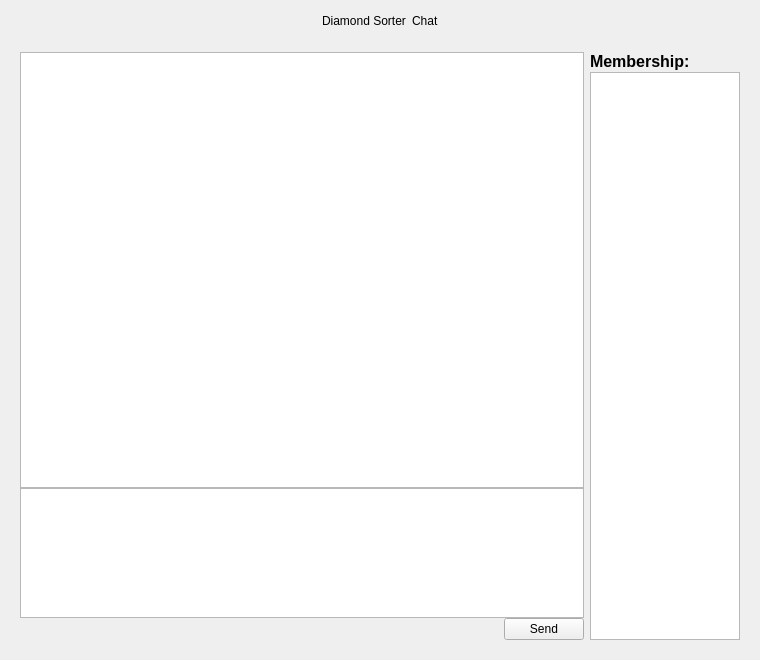
<?xml version="1.0" encoding="UTF-8"?>
<ui version="4.0">
 <class>GroupChatWindow</class>
 <widget class="QWidget" name="GroupChatWindow">
  <property name="geometry">
   <rect>
    <x>0</x>
    <y>0</y>
    <width>760</width>
    <height>660</height>
   </rect>
  </property>
  <property name="windowTitle">
   <string>Form</string>
  </property>
  <layout class="QVBoxLayout" name="verticalLayout_3">
   <item>
    <layout class="QHBoxLayout" name="horizontalLayout">
     <property name="sizeConstraint">
      <enum>QLayout::SetMaximumSize</enum>
     </property>
     <item>
      <spacer name="horizontalSpacer_4">
       <property name="orientation">
        <enum>Qt::Horizontal</enum>
       </property>
       <property name="sizeHint" stdset="0">
        <size>
         <width>40</width>
         <height>20</height>
        </size>
       </property>
      </spacer>
     </item>
     <item>
      <widget class="TitleLabel" name="lb_groupName">
       <property name="sizePolicy">
        <sizepolicy hsizetype="Preferred" vsizetype="Maximum">
         <horstretch>0</horstretch>
         <verstretch>0</verstretch>
        </sizepolicy>
       </property>
       <property name="maximumSize">
        <size>
         <width>16777215</width>
         <height>37</height>
        </size>
       </property>
       <property name="text">
        <string>Diamond Sorter</string>
       </property>
      </widget>
     </item>
     <item>
      <widget class="SubtitleLabel" name="lb_gourpID">
       <property name="sizePolicy">
        <sizepolicy hsizetype="Preferred" vsizetype="Maximum">
         <horstretch>0</horstretch>
         <verstretch>0</verstretch>
        </sizepolicy>
       </property>
       <property name="maximumSize">
        <size>
         <width>16777215</width>
         <height>37</height>
        </size>
       </property>
       <property name="text">
        <string>Chat</string>
       </property>
      </widget>
     </item>
     <item>
      <spacer name="horizontalSpacer_5">
       <property name="orientation">
        <enum>Qt::Horizontal</enum>
       </property>
       <property name="sizeHint" stdset="0">
        <size>
         <width>40</width>
         <height>20</height>
        </size>
       </property>
      </spacer>
     </item>
    </layout>
   </item>
   <item>
    <widget class="SegmentedToggleToolWidget" name="toolButtons" native="true">
     <property name="maximumSize">
      <size>
       <width>16777215</width>
       <height>32</height>
      </size>
     </property>
    </widget>
   </item>
   <item>
    <widget class="QStackedWidget" name="stackedWidget">
     <widget class="QWidget" name="page_chat">
      <layout class="QHBoxLayout" name="horizontalLayout_3">
       <item>
        <layout class="QVBoxLayout" name="verticalLayout">
         <property name="spacing">
          <number>0</number>
         </property>
         <item>
          <widget class="ListWidget" name="lw_message"/>
         </item>
         <item>
          <widget class="TextEdit" name="te_inputText">
           <property name="maximumSize">
            <size>
             <width>16777215</width>
             <height>130</height>
            </size>
           </property>
          </widget>
         </item>
         <item>
          <widget class="QWidget" name="widget" native="true">
           <layout class="QHBoxLayout" name="horizontalLayout_2">
            <property name="spacing">
             <number>0</number>
            </property>
            <property name="leftMargin">
             <number>0</number>
            </property>
            <property name="topMargin">
             <number>0</number>
            </property>
            <property name="rightMargin">
             <number>0</number>
            </property>
            <property name="bottomMargin">
             <number>0</number>
            </property>
            <item>
             <spacer name="horizontalSpacer">
              <property name="orientation">
               <enum>Qt::Horizontal</enum>
              </property>
              <property name="sizeHint" stdset="0">
               <size>
                <width>0</width>
                <height>0</height>
               </size>
              </property>
             </spacer>
            </item>
            <item>
             <widget class="PrimaryPushButton" name="SendButton">
              <property name="maximumSize">
               <size>
                <width>80</width>
                <height>16777215</height>
               </size>
              </property>
              <property name="text">
               <string>Send</string>
              </property>
             </widget>
            </item>
           </layout>
          </widget>
         </item>
        </layout>
       </item>
       <item>
        <layout class="QVBoxLayout" name="verticalLayout_2">
         <property name="spacing">
          <number>1</number>
         </property>
         <item>
          <widget class="StrongBodyLabel" name="lb_member">
           <property name="sizePolicy">
            <sizepolicy hsizetype="Maximum" vsizetype="Preferred">
             <horstretch>0</horstretch>
             <verstretch>0</verstretch>
            </sizepolicy>
           </property>
           <property name="maximumSize">
            <size>
             <width>149</width>
             <height>16777215</height>
            </size>
           </property>
           <property name="font">
            <font>
             <family>Segoe UI</family>
             <pointsize>12</pointsize>
             <bold>true</bold>
            </font>
           </property>
           <property name="text">
            <string>Membership:</string>
           </property>
          </widget>
         </item>
         <item>
          <widget class="ListWidget" name="lw_members">
           <property name="sizePolicy">
            <sizepolicy hsizetype="Maximum" vsizetype="Expanding">
             <horstretch>0</horstretch>
             <verstretch>0</verstretch>
            </sizepolicy>
           </property>
           <property name="maximumSize">
            <size>
             <width>150</width>
             <height>16777215</height>
            </size>
           </property>
          </widget>
         </item>
        </layout>
       </item>
      </layout>
     </widget>
     <widget class="QWidget" name="page_file"/>
    </widget>
   </item>
  </layout>
 </widget>
 <customwidgets>
  <customwidget>
   <class>PushButton</class>
   <extends>QPushButton</extends>
   <header>qfluentwidgets</header>
  </customwidget>
  <customwidget>
   <class>PrimaryPushButton</class>
   <extends>PushButton</extends>
   <header>qfluentwidgets</header>
  </customwidget>
  <customwidget>
   <class>SubtitleLabel</class>
   <extends>QLabel</extends>
   <header>qfluentwidgets</header>
  </customwidget>
  <customwidget>
   <class>TitleLabel</class>
   <extends>QLabel</extends>
   <header>qfluentwidgets</header>
  </customwidget>
  <customwidget>
   <class>Pivot</class>
   <extends>QWidget</extends>
   <header>qfluentwidgets</header>
  </customwidget>
  <customwidget>
   <class>SegmentedToolWidget</class>
   <extends>Pivot</extends>
   <header>qfluentwidgets</header>
  </customwidget>
  <customwidget>
   <class>SegmentedToggleToolWidget</class>
   <extends>SegmentedToolWidget</extends>
   <header>qfluentwidgets</header>
  </customwidget>
  <customwidget>
   <class>TextEdit</class>
   <extends>QTextEdit</extends>
   <header>qfluentwidgets</header>
  </customwidget>
  <customwidget>
   <class>ListWidget</class>
   <extends>QListWidget</extends>
   <header>qfluentwidgets</header>
  </customwidget>
  <customwidget>
   <class>StrongBodyLabel</class>
   <extends>QLabel</extends>
   <header>qfluentwidgets</header>
  </customwidget>
 </customwidgets>
 <resources/>
 <connections/>
</ui>
